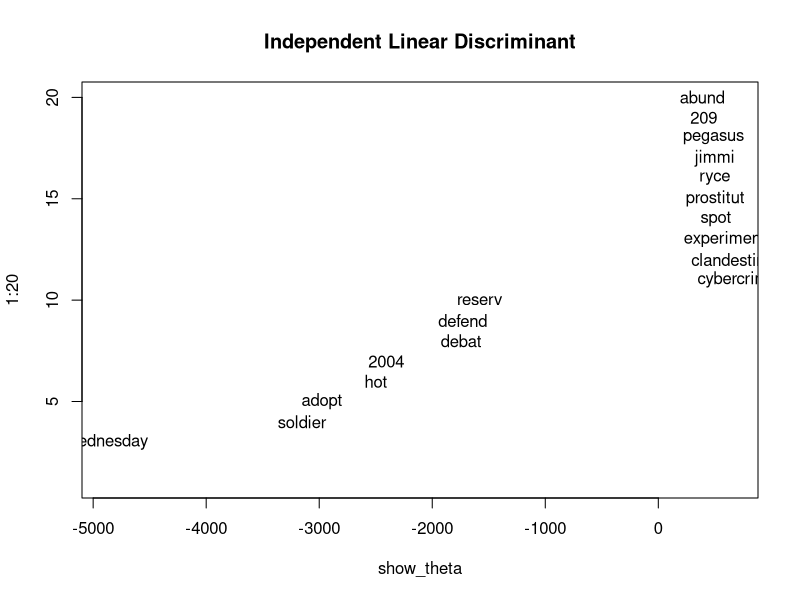
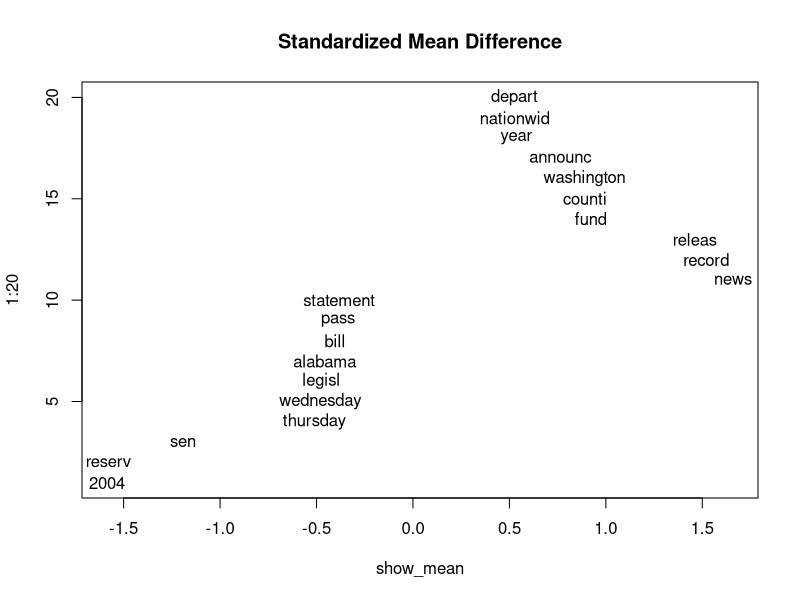
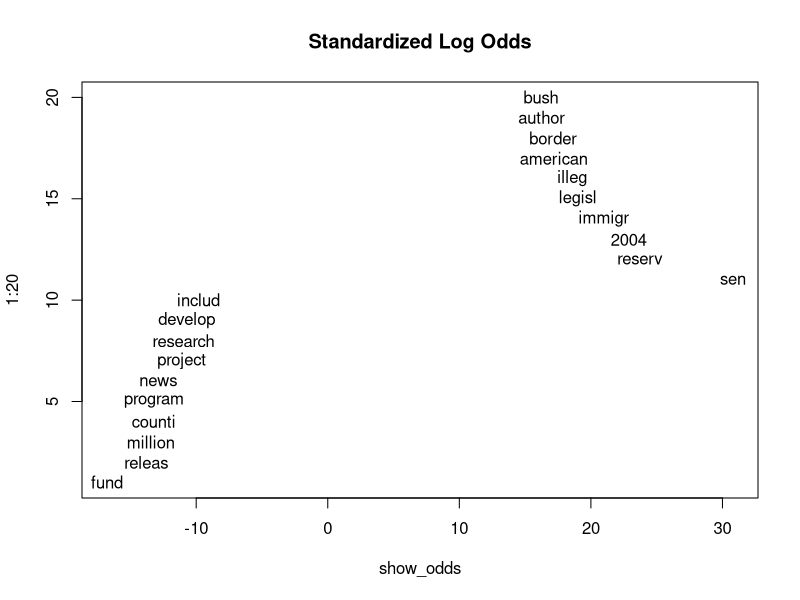

Generate these figures, in order, with R:
library(readr)
library(MCMCpack)
library(plyr)

#loading data, rows 1:236 are Sessions
df_dtm <- read_csv("top_uni_tri.csv")
dtm <- as.matrix(df_dtm[,-(1:2)])
unigrams<- read_csv("top_unigrams.csv")
trigrams<- read_csv("top_trigrams.csv")


#word separation w/ independent linear discriminant 
#IDL requires a DTM w/ rates not frequencies- so we divide each word frequency by the # words in the document [sum of that row]
uni_rate_mat <- as.matrix(unigrams[,-(1:2)])
tri_rate_mat <- as.matrix(trigrams[,-(1:2)])
for (i in 1:1338){
  uni_rate_mat[i,] <- uni_rate_mat[i,] / sum(uni_rate_mat[i,])
  tri_rate_mat[i,] <- tri_rate_mat[i,] / sum(tri_rate_mat[i,])
}
#mu:
u_muShelby <- colMeans(uni_rate_mat[1:236,], na.rm = TRUE)
u_muSessions <- colMeans(uni_rate_mat[237:1338,], na.rm = TRUE)
t_muShelby <- colMeans(tri_rate_mat[1:236,], na.rm = TRUE)
t_muSessions <- colMeans(tri_rate_mat[237:1338,], na.rm = TRUE)
#variance:
u_varShelby <- apply(uni_rate_mat[1:236,], 2, var)
u_varSessions <- apply(uni_rate_mat[237:1338,], 2, var) 
t_varShelby <- apply(tri_rate_mat[1:236,], 2, var)
t_varSessions <- apply(tri_rate_mat[237:1338,], 2, var)
#thetas (weights):
u_theta <- (u_muSessions - u_muShelby) / (u_varSessions + u_varSessions)
t_theta <- (t_muSessions - t_muShelby) / (t_varSessions + t_varSessions)
#graphing top 10 words by independent linear discriminant 
#y-value is filler to make graph more legible. 
show_theta <- c(sort(u_theta)[1:10], sort(u_theta, decreasing=T)[1:10])
plot(show_theta, 1:20, pch="", main="Independent Linear Discriminant")
text(show_theta, 1:20, label=names(show_theta))


#word separation w/ standardized mean difference
u_std_m_diff <- (u_muSessions - u_muShelby) / sqrt(u_varSessions + u_varShelby)
t_std_m_diff <- (t_muSessions - t_muShelby) / sqrt(t_varSessions + t_varShelby)
#top 10 for each graphed, y axis only for legibility 
show_mean <- c(sort(u_std_m_diff)[1:10], sort(u_std_m_diff, decreasing=T)[1:10])
plot(show_mean, 1:20, pch="", main="Standardized Mean Difference")
text(show_mean, 1:20, label=names(show_mean))


#word separation w/ standardized log odds
#back to frequency matrices 
uni_mat <- as.matrix(unigrams[,-(1:2)])
tri_mat <- as.matrix(trigrams[,-(1:2)])
#N_Speaker = total number of words for that speaker
u_N_Sessions <- sum(colSums(uni_mat[1:236,]))
u_N_Shelby <- sum(colSums(uni_mat[237:1338,]))
t_N_Sessions <- sum(colSums(tri_mat[1:236,]))
t_N_Shelby <- sum(colSums(tri_mat[237:1338,]))
#pi
alpha <- 1
u_piSessions <- (colSums(uni_mat[1:236,]) + alpha) / (u_N_Sessions + (ncol(uni_mat) * alpha))
u_piShelby <- (colSums(uni_mat[237:1338,]) + alpha) / (u_N_Shelby + (ncol(uni_mat) * alpha))
t_piSessions <- (colSums(tri_mat[1:236,]) + alpha) / (t_N_Sessions + (ncol(tri_mat) * alpha))
t_piShelby <- (colSums(tri_mat[237:1338,]) + alpha) / (t_N_Shelby + (ncol(tri_mat) * alpha))
#log odds ratio
u_std_log_odds <- log(u_piSessions / (1 - u_piSessions)) - log(u_piShelby / (1 - u_piShelby))
t_std_log_odds <- log(t_piSessions / (1 - t_piSessions)) - log(t_piShelby / (1 - t_piShelby))
#var(log odds ratio)
u_var_log_odds <- 1 / (colSums(uni_mat[1:236,]) + alpha) + 
  1 / (colSums(uni_mat[237:1338,]) + alpha)
t_var_log_odds <- 1 / (colSums(tri_mat[1:236,]) + alpha) + 
  1 / (colSums(tri_mat[237:1338,]) + alpha)
#standardized log odds
u_s_l_odds <- u_std_log_odds / sqrt(u_var_log_odds)
t_s_l_odds <- t_std_log_odds / sqrt(t_var_log_odds)
#top 10 for each graphed, y axis only for legibility 
show_odds <- c(sort(u_s_l_odds)[1:10], sort(u_s_l_odds, decreasing=T)[1:10])
plot(show_odds, 1:20, pch="", main="Standardized Log Odds")
text(show_odds, 1:20, label=names(show_odds))
